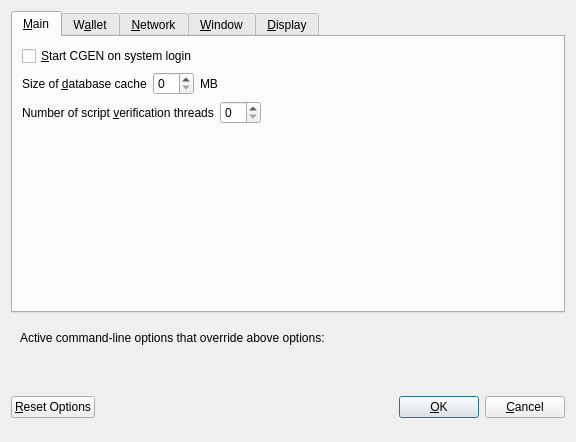
<?xml version="1.0" encoding="UTF-8"?>
<ui version="4.0">
 <class>OptionsDialog</class>
 <widget class="QDialog" name="OptionsDialog">
  <property name="geometry">
   <rect>
    <x>0</x>
    <y>0</y>
    <width>576</width>
    <height>442</height>
   </rect>
  </property>
  <property name="windowTitle">
   <string>Options</string>
  </property>
  <property name="modal">
   <bool>true</bool>
  </property>
  <layout class="QVBoxLayout" name="verticalLayout">
   <item>
    <widget class="QTabWidget" name="tabWidget">
     <property name="currentIndex">
      <number>0</number>
     </property>
     <widget class="QWidget" name="tabMain">
      <attribute name="title">
       <string>&amp;Main</string>
      </attribute>
      <layout class="QVBoxLayout" name="verticalLayout_Main">
       <item>
        <widget class="QCheckBox" name="bitcoinAtStartup">
         <property name="toolTip">
          <string>Automatically start CGEN after logging in to the system.</string>
         </property>
         <property name="text">
          <string>&amp;Start CGEN on system login</string>
         </property>
        </widget>
       </item>
       <item>
        <layout class="QHBoxLayout" name="horizontalLayout_2_Main">
         <item>
          <widget class="QLabel" name="databaseCacheLabel">
           <property name="text">
            <string>Size of &amp;database cache</string>
           </property>
           <property name="textFormat">
            <enum>Qt::PlainText</enum>
           </property>
           <property name="buddy">
            <cstring>databaseCache</cstring>
           </property>
          </widget>
         </item>
         <item>
          <widget class="QSpinBox" name="databaseCache"/>
         </item>
         <item>
          <widget class="QLabel" name="databaseCacheUnitLabel">
           <property name="text">
            <string>MB</string>
           </property>
           <property name="textFormat">
            <enum>Qt::PlainText</enum>
           </property>
          </widget>
         </item>
         <item>
          <spacer name="horizontalSpacer_2_Main">
           <property name="orientation">
            <enum>Qt::Horizontal</enum>
           </property>
           <property name="sizeHint" stdset="0">
            <size>
             <width>40</width>
             <height>20</height>
            </size>
           </property>
          </spacer>
         </item>
        </layout>
       </item>
       <item>
        <layout class="QHBoxLayout" name="horizontalLayout_3_Main">
         <item>
          <widget class="QLabel" name="threadsScriptVerifLabel">
           <property name="text">
            <string>Number of script &amp;verification threads</string>
           </property>
           <property name="textFormat">
            <enum>Qt::PlainText</enum>
           </property>
           <property name="buddy">
            <cstring>threadsScriptVerif</cstring>
           </property>
          </widget>
         </item>
         <item>
          <widget class="QSpinBox" name="threadsScriptVerif">
           <property name="toolTip">
            <string>(0 = auto, &lt;0 = leave that many cores free)</string>
           </property>
          </widget>
         </item>
         <item>
          <spacer name="horizontalSpacer_3_Main">
           <property name="orientation">
            <enum>Qt::Horizontal</enum>
           </property>
           <property name="sizeHint" stdset="0">
            <size>
             <width>40</width>
             <height>20</height>
            </size>
           </property>
          </spacer>
         </item>
        </layout>
       </item>
       <item>
        <spacer name="verticalSpacer_2">
         <property name="orientation">
          <enum>Qt::Vertical</enum>
         </property>
         <property name="sizeHint" stdset="0">
          <size>
           <width>20</width>
           <height>40</height>
          </size>
         </property>
        </spacer>
       </item>
      </layout>
     </widget>
     <widget class="QWidget" name="tabWallet">
      <attribute name="title">
       <string>W&amp;allet</string>
      </attribute>
      <layout class="QVBoxLayout" name="verticalLayout_Wallet">
       <item>
        <layout class="QHBoxLayout" name="horizontalLayout_2_Wallet">
         <item>
          <widget class="QLabel" name="labelStakeSplitThresholdText">
           <property name="text">
            <string>Stake split threshold:</string>
           </property>
          </widget>
         </item>
         <item>
          <widget class="QSpinBox" name="spinBoxStakeSplitThreshold">
           <property name="minimum">
            <number>1</number>
           </property>
           <property name="maximum">
            <number>999999</number>
           </property>
          </widget>
         </item>
        </layout>
       </item>
       <item>
        <widget class="QGroupBox" name="groupBox">
         <property name="title">
          <string>Expert</string>
         </property>
         <layout class="QVBoxLayout" name="verticalLayout_2">
          <item>
           <widget class="QCheckBox" name="coinControlFeatures">
            <property name="toolTip">
             <string>Whether to show coin control features or not.</string>
            </property>
            <property name="text">
             <string>Enable coin &amp;control features</string>
            </property>
           </widget>
          </item>
          <item>
           <widget class="QCheckBox" name="showMasternodesTab">
            <property name="toolTip">
             <string>Show additional tab listing all your masternodes in first sub-tab&lt;br/&gt;and all masternodes on the network in second sub-tab.</string>
            </property>
            <property name="text">
             <string>Show Masternodes Tab</string>
            </property>
           </widget>
          </item>
          <item>
           <widget class="QCheckBox" name="spendZeroConfChange">
            <property name="toolTip">
             <string>If you disable the spending of unconfirmed change, the change from a transaction&lt;br/&gt;cannot be used until that transaction has at least one confirmation.&lt;br/&gt;This also affects how your balance is computed.</string>
            </property>
            <property name="text">
             <string>&amp;Spend unconfirmed change</string>
            </property>
           </widget>
          </item>
         </layout>
        </widget>
       </item>
       <item>
        <spacer name="verticalSpacer_Wallet">
         <property name="orientation">
          <enum>Qt::Vertical</enum>
         </property>
         <property name="sizeHint" stdset="0">
          <size>
           <width>20</width>
           <height>40</height>
          </size>
         </property>
        </spacer>
       </item>
      </layout>
     </widget>
     <widget class="QWidget" name="tabNetwork">
      <attribute name="title">
       <string>&amp;Network</string>
      </attribute>
      <layout class="QVBoxLayout" name="verticalLayout_Network">
       <item>
        <widget class="QCheckBox" name="mapPortUpnp">
         <property name="toolTip">
          <string>Automatically open the CGEN client port on the router. This only works when your router supports UPnP and it is enabled.</string>
         </property>
         <property name="text">
          <string>Map port using &amp;UPnP</string>
         </property>
        </widget>
       </item>
       <item>
        <widget class="QCheckBox" name="allowIncoming">
         <property name="toolTip">
          <string>Accept connections from outside</string>
         </property>
         <property name="text">
          <string>Allow incoming connections</string>
         </property>
        </widget>
       </item>
       <item>
        <widget class="QCheckBox" name="connectSocks">
         <property name="toolTip">
          <string>Connect to the CGEN network through a SOCKS5 proxy.</string>
         </property>
         <property name="text">
          <string>&amp;Connect through SOCKS5 proxy (default proxy):</string>
         </property>
        </widget>
       </item>
       <item>
        <layout class="QHBoxLayout" name="horizontalLayout_1_Network">
         <item>
          <widget class="QLabel" name="proxyIpLabel">
           <property name="text">
            <string>Proxy &amp;IP:</string>
           </property>
           <property name="textFormat">
            <enum>Qt::PlainText</enum>
           </property>
           <property name="buddy">
            <cstring>proxyIp</cstring>
           </property>
          </widget>
         </item>
         <item>
          <widget class="QValidatedLineEdit" name="proxyIp">
           <property name="minimumSize">
            <size>
             <width>140</width>
             <height>0</height>
            </size>
           </property>
           <property name="maximumSize">
            <size>
             <width>140</width>
             <height>16777215</height>
            </size>
           </property>
           <property name="toolTip">
            <string>IP address of the proxy (e.g. IPv4: 127.0.0.1 / IPv6: ::1)</string>
           </property>
          </widget>
         </item>
         <item>
          <widget class="QLabel" name="proxyPortLabel">
           <property name="text">
            <string>&amp;Port:</string>
           </property>
           <property name="textFormat">
            <enum>Qt::PlainText</enum>
           </property>
           <property name="buddy">
            <cstring>proxyPort</cstring>
           </property>
          </widget>
         </item>
         <item>
          <widget class="QLineEdit" name="proxyPort">
           <property name="minimumSize">
            <size>
             <width>55</width>
             <height>0</height>
            </size>
           </property>
           <property name="maximumSize">
            <size>
             <width>55</width>
             <height>16777215</height>
            </size>
           </property>
           <property name="toolTip">
            <string>Port of the proxy (e.g. 9050)</string>
           </property>
          </widget>
         </item>
         <item>
          <spacer name="horizontalSpacer_1_Network">
           <property name="orientation">
            <enum>Qt::Horizontal</enum>
           </property>
           <property name="sizeHint" stdset="0">
            <size>
             <width>40</width>
             <height>20</height>
            </size>
           </property>
          </spacer>
         </item>
        </layout>
       </item>
       <item>
        <spacer name="verticalSpacer_Network">
         <property name="orientation">
          <enum>Qt::Vertical</enum>
         </property>
         <property name="sizeHint" stdset="0">
          <size>
           <width>20</width>
           <height>40</height>
          </size>
         </property>
        </spacer>
       </item>
      </layout>
     </widget>
     <widget class="QWidget" name="tabWindow">
      <attribute name="title">
       <string>&amp;Window</string>
      </attribute>
      <layout class="QVBoxLayout" name="verticalLayout_Window">
       <item>
        <widget class="QCheckBox" name="minimizeToTray">
         <property name="toolTip">
          <string>Show only a tray icon after minimizing the window.</string>
         </property>
         <property name="text">
          <string>&amp;Minimize to the tray instead of the taskbar</string>
         </property>
        </widget>
       </item>
       <item>
        <widget class="QCheckBox" name="minimizeOnClose">
         <property name="toolTip">
          <string>Minimize instead of exit the application when the window is closed. When this option is enabled, the application will be closed only after selecting Quit in the menu.</string>
         </property>
         <property name="text">
          <string>M&amp;inimize on close</string>
         </property>
        </widget>
       </item>
       <item>
        <spacer name="verticalSpacer_Window">
         <property name="orientation">
          <enum>Qt::Vertical</enum>
         </property>
         <property name="sizeHint" stdset="0">
          <size>
           <width>20</width>
           <height>40</height>
          </size>
         </property>
        </spacer>
       </item>
      </layout>
     </widget>
     <widget class="QWidget" name="tabDisplay">
      <attribute name="title">
       <string>&amp;Display</string>
      </attribute>
      <layout class="QVBoxLayout" name="verticalLayout_Display">
       <item>
        <layout class="QHBoxLayout" name="horizontalLayout_1_Display">
         <item>
          <widget class="QLabel" name="langLabel">
           <property name="text">
            <string>User Interface &amp;language:</string>
           </property>
           <property name="textFormat">
            <enum>Qt::PlainText</enum>
           </property>
           <property name="buddy">
            <cstring>lang</cstring>
           </property>
          </widget>
         </item>
         <item>
          <widget class="QValueComboBox" name="lang">
           <property name="toolTip">
            <string>The user interface language can be set here. This setting will take effect after restarting CGEN.</string>
           </property>
          </widget>
         </item>
        </layout>
       </item>
       <item>
        <widget class="QLabel" name="label_3">
         <property name="toolTip">
          <string notr="true"/>
         </property>
         <property name="statusTip">
          <string notr="true"/>
         </property>
         <property name="whatsThis">
          <string notr="true"/>
         </property>
         <property name="accessibleName">
          <string notr="true"/>
         </property>
         <property name="text">
          <string>Language missing or translation incomplete? Help contributing translations here:
https://www.transifex.com/cgencore-project/cgencore-project-translations</string>
         </property>
         <property name="wordWrap">
          <bool>true</bool>
         </property>
         <property name="openExternalLinks">
          <bool>true</bool>
         </property>
         <property name="textInteractionFlags">
          <set>Qt::TextBrowserInteraction</set>
         </property>
        </widget>
       </item>
       <item>
        <layout class="QHBoxLayout" name="horizontalLayout_4_Display" stretch="0,0">
         <item>
          <widget class="QLabel" name="themeLabel">
           <property name="text">
            <string>User Interface Theme:</string>
           </property>
          </widget>
         </item>
         <item>
          <widget class="QValueComboBox" name="theme"/>
         </item>
        </layout>
       </item>
       <item>
        <widget class="Line" name="line">
         <property name="orientation">
          <enum>Qt::Horizontal</enum>
         </property>
        </widget>
       </item>
       <item>
        <layout class="QHBoxLayout" name="horizontalLayout_2_Display">
         <item>
          <widget class="QLabel" name="unitLabel">
           <property name="text">
            <string>&amp;Unit to show amounts in:</string>
           </property>
           <property name="textFormat">
            <enum>Qt::PlainText</enum>
           </property>
           <property name="buddy">
            <cstring>unit</cstring>
           </property>
          </widget>
         </item>
         <item>
          <widget class="QValueComboBox" name="unit">
           <property name="toolTip">
            <string>Choose the default subdivision unit to show in the interface and when sending coins.</string>
           </property>
          </widget>
         </item>
        </layout>
       </item>
       <item>
        <layout class="QHBoxLayout" name="horizontalLayout_5_Display">
         <item>
          <widget class="QLabel" name="digitsLabel">
           <property name="text">
            <string>Decimal digits</string>
           </property>
          </widget>
         </item>
         <item>
          <widget class="QValueComboBox" name="digits"/>
         </item>
        </layout>
       </item>
       <item>
        <widget class="QCheckBox" name="checkBoxHideZeroBalances">
         <property name="toolTip">
          <string>Hide empty balances</string>
         </property>
         <property name="layoutDirection">
          <enum>Qt::LeftToRight</enum>
         </property>
         <property name="text">
          <string>Hide empty balances</string>
         </property>
        </widget>
       </item>
       <item>
        <layout class="QHBoxLayout" name="horizontalLayout_3_Display">
         <item>
          <widget class="QLabel" name="thirdPartyTxUrlsLabel">
           <property name="toolTip">
            <string>Third party URLs (e.g. a block explorer) that appear in the transactions tab as context menu items. %s in the URL is replaced by transaction hash. Multiple URLs are separated by vertical bar |.</string>
           </property>
           <property name="text">
            <string>Third party transaction URLs</string>
           </property>
           <property name="buddy">
            <cstring>thirdPartyTxUrls</cstring>
           </property>
          </widget>
         </item>
         <item>
          <widget class="QLineEdit" name="thirdPartyTxUrls">
           <property name="toolTip">
            <string>Third party URLs (e.g. a block explorer) that appear in the transactions tab as context menu items. %s in the URL is replaced by transaction hash. Multiple URLs are separated by vertical bar |.</string>
           </property>
          </widget>
         </item>
        </layout>
       </item>
       <item>
        <spacer name="verticalSpacer">
         <property name="orientation">
          <enum>Qt::Vertical</enum>
         </property>
         <property name="sizeHint" stdset="0">
          <size>
           <width>20</width>
           <height>40</height>
          </size>
         </property>
        </spacer>
       </item>
      </layout>
     </widget>
    </widget>
   </item>
   <item>
    <widget class="QFrame" name="frame">
     <layout class="QVBoxLayout" name="verticalLayout_Bottom">
      <item>
       <layout class="QHBoxLayout" name="horizontalLayout_Bottom">
        <item>
         <widget class="QLabel" name="overriddenByCommandLineInfoLabel">
          <property name="text">
           <string>Active command-line options that override above options:</string>
          </property>
          <property name="textFormat">
           <enum>Qt::PlainText</enum>
          </property>
         </widget>
        </item>
        <item>
         <spacer name="horizontalSpacer_Bottom">
          <property name="orientation">
           <enum>Qt::Horizontal</enum>
          </property>
          <property name="sizeHint" stdset="0">
           <size>
            <width>40</width>
            <height>20</height>
           </size>
          </property>
         </spacer>
        </item>
       </layout>
      </item>
      <item>
       <widget class="QLabel" name="overriddenByCommandLineLabel">
        <property name="text">
         <string/>
        </property>
        <property name="textFormat">
         <enum>Qt::PlainText</enum>
        </property>
        <property name="wordWrap">
         <bool>true</bool>
        </property>
       </widget>
      </item>
     </layout>
    </widget>
   </item>
   <item>
    <layout class="QHBoxLayout" name="horizontalLayout_Buttons">
     <item>
      <widget class="QPushButton" name="resetButton">
       <property name="toolTip">
        <string>Reset all client options to default.</string>
       </property>
       <property name="text">
        <string>&amp;Reset Options</string>
       </property>
       <property name="autoDefault">
        <bool>false</bool>
       </property>
      </widget>
     </item>
     <item>
      <spacer name="horizontalSpacer_1">
       <property name="orientation">
        <enum>Qt::Horizontal</enum>
       </property>
       <property name="sizeHint" stdset="0">
        <size>
         <width>40</width>
         <height>48</height>
        </size>
       </property>
      </spacer>
     </item>
     <item>
      <widget class="QLabel" name="statusLabel">
       <property name="minimumSize">
        <size>
         <width>200</width>
         <height>0</height>
        </size>
       </property>
       <property name="font">
        <font>
         <weight>75</weight>
         <bold>true</bold>
        </font>
       </property>
       <property name="text">
        <string/>
       </property>
       <property name="textFormat">
        <enum>Qt::PlainText</enum>
       </property>
       <property name="wordWrap">
        <bool>true</bool>
       </property>
      </widget>
     </item>
     <item>
      <spacer name="horizontalSpacer_2">
       <property name="orientation">
        <enum>Qt::Horizontal</enum>
       </property>
       <property name="sizeHint" stdset="0">
        <size>
         <width>40</width>
         <height>48</height>
        </size>
       </property>
      </spacer>
     </item>
     <item>
      <widget class="QPushButton" name="okButton">
       <property name="text">
        <string>&amp;OK</string>
       </property>
       <property name="autoDefault">
        <bool>false</bool>
       </property>
       <property name="default">
        <bool>true</bool>
       </property>
      </widget>
     </item>
     <item>
      <widget class="QPushButton" name="cancelButton">
       <property name="text">
        <string>&amp;Cancel</string>
       </property>
       <property name="autoDefault">
        <bool>false</bool>
       </property>
      </widget>
     </item>
    </layout>
   </item>
  </layout>
 </widget>
 <customwidgets>
  <customwidget>
   <class>QValidatedLineEdit</class>
   <extends>QLineEdit</extends>
   <header>qvalidatedlineedit.h</header>
  </customwidget>
  <customwidget>
   <class>QValueComboBox</class>
   <extends>QComboBox</extends>
   <header>qvaluecombobox.h</header>
  </customwidget>
 </customwidgets>
 <resources/>
 <connections/>
</ui>
